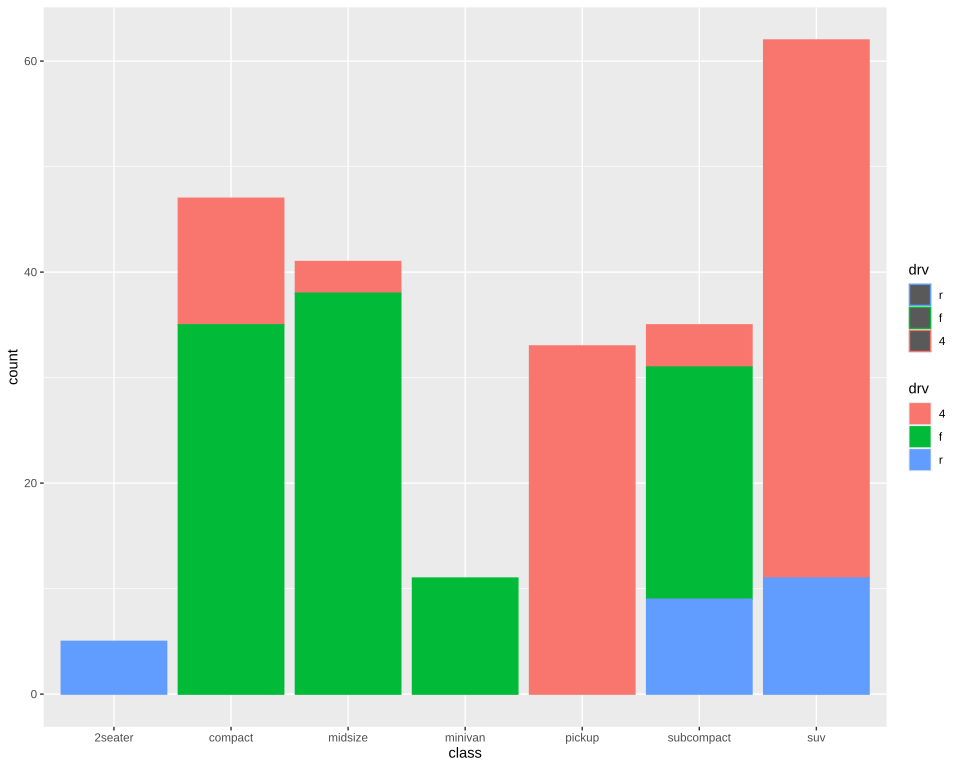

The script that drew this image:
# The plot test/golden/legends_reverse_unmerged.svg draws, drawn by ggplot2 itself, as ggplot2's
# own visual tests draw their snapshots: the independent check on that golden whenever it changes.
# The suite never runs this; it needs R, ggplot2 and vdiffr, saved as the Docker image
# giggly-r:ggplot2-4.0.3. From the repository's root:
#
#   docker run --rm -v "$PWD/test/golden":/golden:ro giggly-r:ggplot2-4.0.3 \
#     Rscript /golden/legends_reverse_unmerged.R > legends_reverse_unmerged.ggplot2.svg
#
# and compare the two drawings element by element, as test/golden/point.R describes.
#
# mpg's classes counted, each bar outlined and filled by drive train, the colour's legend reversed:
# its labels no longer read as the fill's, so the two are drawn apart rather than merged. ggplot2
# orders legends by a hash of their contents, so `order` puts the colour's first, as Giggly orders
# them by aesthetic name.
#
# First checked with ggplot2 4.0.3 and vdiffr 1.0.9.

library(ggplot2)

plot <- ggplot(mpg, aes(class, fill = drv, colour = drv)) +
  geom_bar() +
  guides(
    colour = guide_legend(reverse = TRUE, order = 1),
    fill = guide_legend(order = 2)
  ) +
  theme_gray()

file <- tempfile(fileext = ".svg")
vdiffr::write_svg(plot, file)
cat(readLines(file), sep = "\n")
